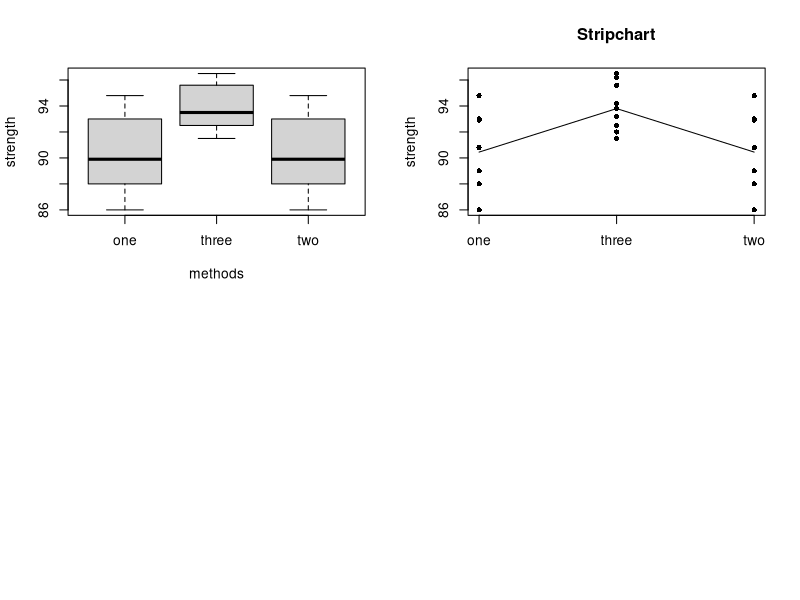
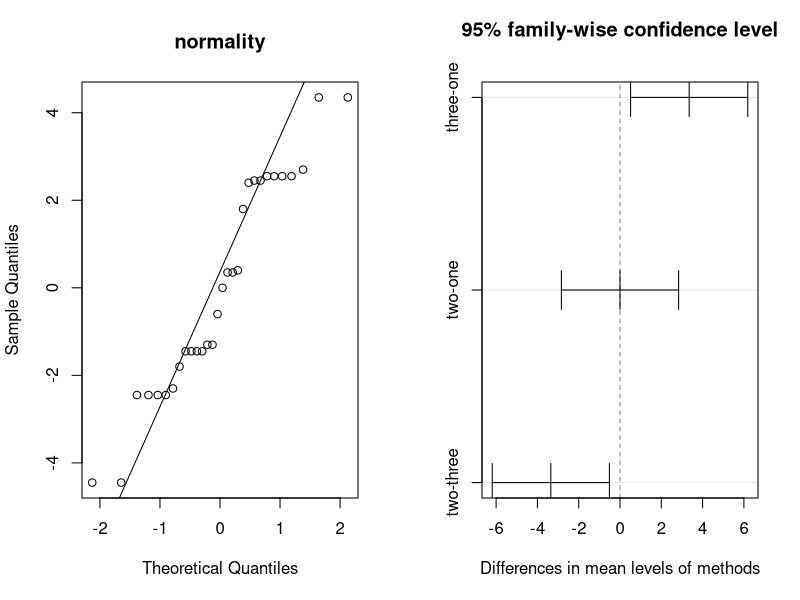
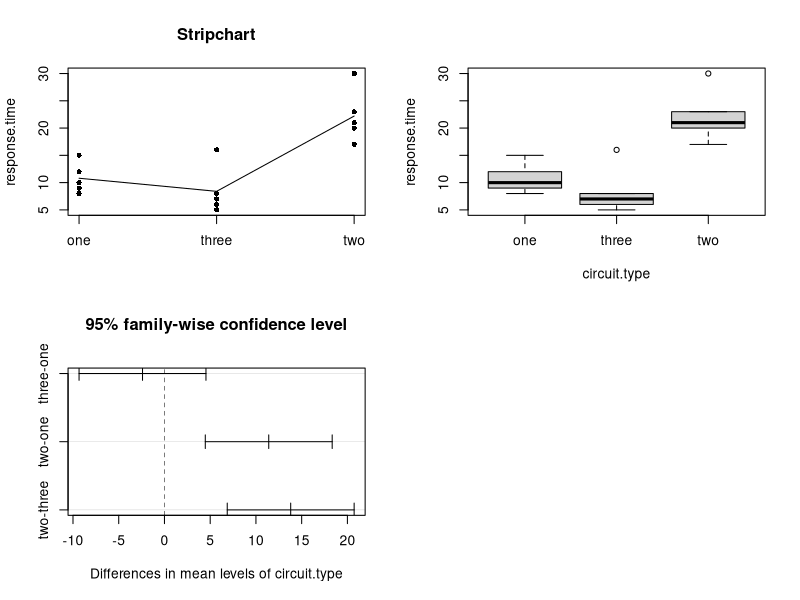
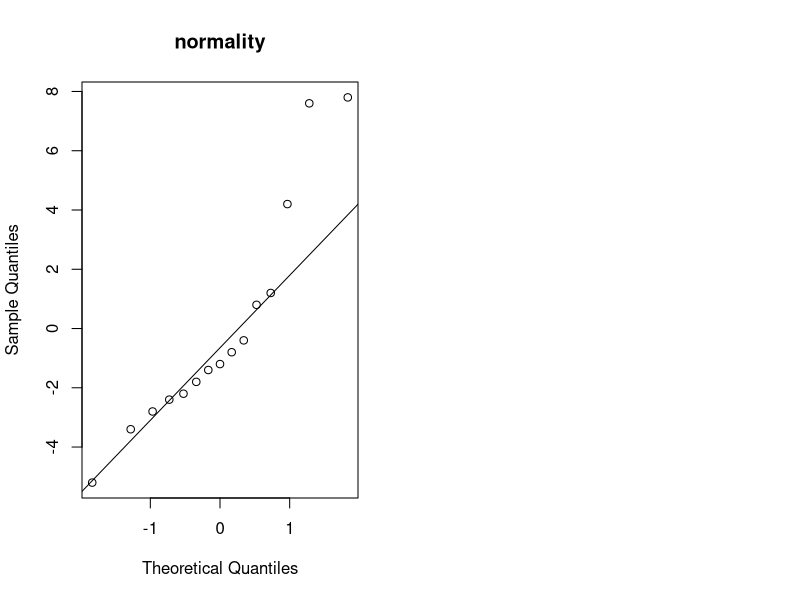
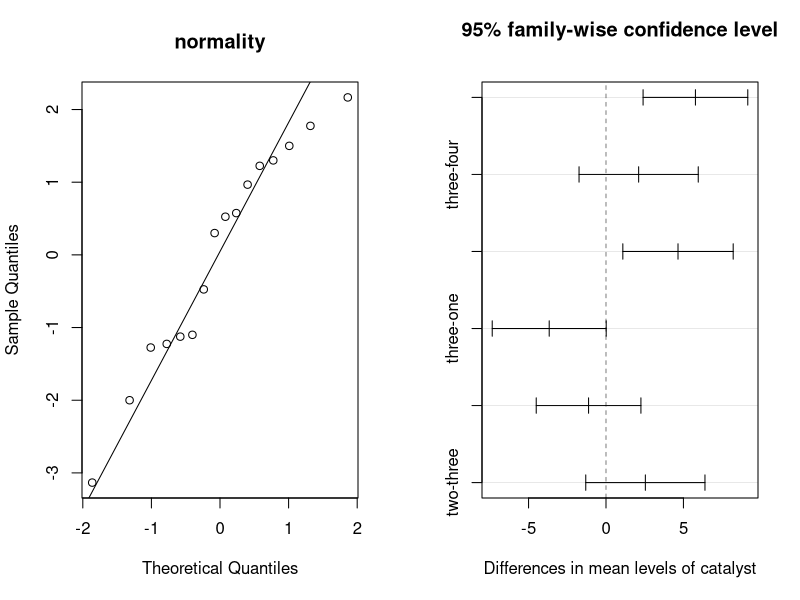

Reproduce these figures in R, in order.
## ---- chunk 1
knitr::opts_chunk$set(echo = TRUE)
## ---- chunk 2
one <- c(88.0, 88.0, 94.8, 90.8, 93.0, 89.0, 86.0, 92.9, 89.0, 93.0)
two <- c(88.0, 88.0, 94.8, 90.8, 93.0, 89.0, 86.0, 92.9, 89.0, 93.0)
three <- c(94.2, 91.5, 92.0, 96.5, 95.6, 93.8, 92.5, 93.2, 96.2, 92.5)
strength <- c(one, two, three)
methods <- rep(c("one", "two", "three"), each=10)
methods <-as.factor(methods)
alloy <- data.frame(cbind(strength, methods))
str(alloy)
## ---- chunk 3
bartlett.test(strength~methods, data=alloy)
## ---- chunk 4

par(mfrow=c(2,2))
boxplot(strength~methods)
stripchart(strength~methods, vertical=TRUE, pch=16, main="Stripchart")

strength.means<-tapply(strength, methods, mean)
lines(strength.means)
## ---- chunk 5
strength.model<- aov(strength~ methods)
summary.aov(strength.model)
summary.lm(strength.model)



par(mfrow=c(1,2))
res <- residuals(strength.model)
qqnorm(res, main="normality")
qqline(res)
shapiro.test(res)
## ---- chunk 6
tukey.95 <- TukeyHSD(strength.model, "methods")

tukey.95

plot(tukey.95)
## ---- chunk 7
strength.means<-tapply(strength, methods, mean)
#strength.sd<-tapply(strength, methods, sd)

#library(dplyr)

#find mean and standard deviation of weight loss for each treatment group

#summarize.data <- alloy %>% 
#                    group_by(methods) %>% 
#                        summarize(mean = mean(strength), sd #= sd(strength))


summary.aov(strength.model)
MSE <- 6.55
n = 2
power.anova.test(groups=3, n=n, between.var=var(strength.means), 
                 within.var= MSE, 
                 sig.level=.05, power=NULL)
## ---- chunk 8
one <- c(9,12,10,8,15)
two <- c(20,21,23,17,30)
three <- c(6,5,8,16,7)

response.time<- c(one, two, three)
circuit.type<-rep(c("one","two","three"), each =5)
circuit.type<-as.factor(circuit.type)
valves <-data.frame(cbind(response.time, circuit.type))
str(valves)
## ---- chunk 9
attach(valves)
valves.model<- aov(response.time ~circuit.type)
summary.aov(valves.model)
summary.lm(valves.model)


res <- residuals(valves.model)

#check variance
bartlett.test(res~circuit.type)
## ---- chunk 10

tukey.95 <- TukeyHSD(valves.model, which="circuit.type")
tukey.95

## ---- chunk 11

par(mfrow=c(2,2))
stripchart(response.time~circuit.type, vertical=TRUE, pch=16, main="Stripchart")

response.means<-tapply(response.time, circuit.type, mean)
lines(response.means)

boxplot(response.time~circuit.type)

plot(tukey.95)
## ---- chunk 12
C1 <-c(1,0,-1)
C2 <-c(-2,3,-1)
C <- rbind(C1,C2)
rownames(C) <- c("Tr1 ==Tr3", "Tr2 = average of Tr3, Tr4")

library(gmodels)

fit.contrast(valves.model, circuit.type, C, conf.int=0.95)
## ---- chunk 13

par(mfrow=c(1,2))
qqnorm(res, main="normality")
qqline(res)
shapiro.test(res)

detach()
## ---- chunk 14
one <- c(58.2,57.2,58.4,55.8,54.9)
two <- c(56.3,54.5,57.0,55.3)
three <- c(50.1,54.2,55.4)
four <- c(52.9,49.9,50.0,51.7)

concentration <-c(one, two, three, four)
catalyst <-c(rep(c("one"), each=5), rep(c("two"), each=4), rep(c("three"), each=3), rep(c("four"), each=4))
catalyst <- as.factor(catalyst)
mixture <- data.frame(cbind(concentration, catalyst))
str(mixture)
## ---- chunk 15
attach(mixture)
mixture.model <- aov(concentration~catalyst)
summary.aov(mixture.model)
summary.lm(mixture.model)
## ---- chunk 16
par(mfrow=c(1,2))
res <- residuals(mixture.model)
qqnorm(res, main="normality")
qqline(res)
shapiro.test(res)
## ---- chunk 17
tukey <- TukeyHSD(mixture.model, "catalyst")
tukey
plot(tukey)
## ---- chunk 18

## ---- chunk 19
mixture.means<-tapply(concentration, catalyst, mean)


a <- concentration[catalyst=="one"]
b <- concentration[catalyst=="two"]
c <- concentration[catalyst=="three"]
d <- concentration[catalyst=="four"]

a.mean <-mean(a) 
b.mean <-mean(b) 
c.mean <-mean(c) 
d.mean <-mean(d) 

grand.mean <- mean(mixture.means)

ss.error <-sum((a-a.mean)^2)+ sum((b-b.mean)^2)+sum((c-c.mean)^2)+sum((d-d.mean)^2)
ss.error

ss.total <-sum((concentration-grand.mean)^2)
ss.total

ss.treatment <-ss.total-ss.error
ss.treatment
